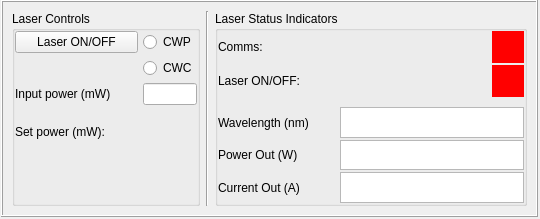
<?xml version="1.0" encoding="UTF-8"?>
<ui version="4.0">
 <class>LaserController</class>
 <widget class="QMainWindow" name="LaserController">
  <property name="geometry">
   <rect>
    <x>0</x>
    <y>0</y>
    <width>540</width>
    <height>219</height>
   </rect>
  </property>
  <property name="font">
   <font>
    <weight>50</weight>
    <bold>false</bold>
   </font>
  </property>
  <property name="windowTitle">
   <string notr="true">Obis Laser Controller</string>
  </property>
  <property name="toolTip">
   <string notr="true"/>
  </property>
  <property name="dockNestingEnabled">
   <bool>true</bool>
  </property>
  <widget class="QWidget" name="centralwidget">
   <widget class="QSplitter" name="splitter_3">
    <property name="geometry">
     <rect>
      <x>0</x>
      <y>0</y>
      <width>0</width>
      <height>0</height>
     </rect>
    </property>
    <property name="orientation">
     <enum>Qt::Vertical</enum>
    </property>
   </widget>
   <widget class="MyFrame" name="frame_4">
    <property name="geometry">
     <rect>
      <x>1</x>
      <y>0</y>
      <width>537</width>
      <height>217</height>
     </rect>
    </property>
    <property name="frameShape">
     <enum>QFrame::Box</enum>
    </property>
    <property name="frameShadow">
     <enum>QFrame::Raised</enum>
    </property>
    <layout class="QHBoxLayout" name="horizontalLayout_3">
     <item>
      <layout class="QHBoxLayout" name="horizontalLayout" stretch="0">
       <item>
        <widget class="QGroupBox" name="groupBox_2">
         <property name="title">
          <string>Laser Controls</string>
         </property>
         <layout class="QGridLayout" name="gridLayout_4">
          <property name="leftMargin">
           <number>0</number>
          </property>
          <property name="topMargin">
           <number>0</number>
          </property>
          <property name="rightMargin">
           <number>0</number>
          </property>
          <property name="bottomMargin">
           <number>0</number>
          </property>
          <property name="spacing">
           <number>5</number>
          </property>
          <item row="0" column="2">
           <widget class="QRadioButton" name="sel_const_pow">
            <property name="sizePolicy">
             <sizepolicy hsizetype="Fixed" vsizetype="Fixed">
              <horstretch>0</horstretch>
              <verstretch>0</verstretch>
             </sizepolicy>
            </property>
            <property name="text">
             <string>CWP</string>
            </property>
           </widget>
          </item>
          <item row="0" column="0" colspan="2">
           <widget class="MyPushButton" name="pushButton">
            <property name="sizePolicy">
             <sizepolicy hsizetype="Fixed" vsizetype="Fixed">
              <horstretch>0</horstretch>
              <verstretch>0</verstretch>
             </sizepolicy>
            </property>
            <property name="minimumSize">
             <size>
              <width>123</width>
              <height>22</height>
             </size>
            </property>
            <property name="text">
             <string>Laser ON/OFF</string>
            </property>
           </widget>
          </item>
          <item row="2" column="0" colspan="2">
           <widget class="MyLabel" name="power_level_label">
            <property name="text">
             <string>Input power (mW)</string>
            </property>
           </widget>
          </item>
          <item row="4" column="0">
           <widget class="MyLabel" name="power_preset_display">
            <property name="minimumSize">
             <size>
              <width>0</width>
              <height>27</height>
             </size>
            </property>
            <property name="text">
             <string/>
            </property>
           </widget>
          </item>
          <item row="1" column="2">
           <widget class="QRadioButton" name="sel_const_cur">
            <property name="sizePolicy">
             <sizepolicy hsizetype="Fixed" vsizetype="Fixed">
              <horstretch>0</horstretch>
              <verstretch>0</verstretch>
             </sizepolicy>
            </property>
            <property name="text">
             <string>CWC</string>
            </property>
           </widget>
          </item>
          <item row="3" column="0" colspan="2">
           <widget class="MyLabel" name="power_preset_label">
            <property name="sizePolicy">
             <sizepolicy hsizetype="Preferred" vsizetype="Preferred">
              <horstretch>0</horstretch>
              <verstretch>0</verstretch>
             </sizepolicy>
            </property>
            <property name="text">
             <string>Set power (mW):</string>
            </property>
           </widget>
          </item>
          <item row="2" column="2">
           <widget class="MyQLineEdit" name="power_input_field"/>
          </item>
         </layout>
        </widget>
       </item>
      </layout>
     </item>
     <item>
      <widget class="Line" name="line">
       <property name="orientation">
        <enum>Qt::Vertical</enum>
       </property>
      </widget>
     </item>
     <item>
      <widget class="QGroupBox" name="groupBox">
       <property name="title">
        <string>Laser Status Indicators</string>
       </property>
       <layout class="QGridLayout" name="gridLayout">
        <property name="leftMargin">
         <number>0</number>
        </property>
        <property name="topMargin">
         <number>0</number>
        </property>
        <property name="rightMargin">
         <number>0</number>
        </property>
        <property name="bottomMargin">
         <number>0</number>
        </property>
        <property name="spacing">
         <number>2</number>
        </property>
        <item row="3" column="0" colspan="3">
         <widget class="MyLabel" name="wavelength_label">
          <property name="sizePolicy">
           <sizepolicy hsizetype="Preferred" vsizetype="Preferred">
            <horstretch>0</horstretch>
            <verstretch>0</verstretch>
           </sizepolicy>
          </property>
          <property name="text">
           <string>Wavelength (nm)</string>
          </property>
         </widget>
        </item>
        <item row="1" column="4">
         <widget class="MyIndicator" name="laser_onoff">
          <property name="sizePolicy">
           <sizepolicy hsizetype="Fixed" vsizetype="Fixed">
            <horstretch>0</horstretch>
            <verstretch>0</verstretch>
           </sizepolicy>
          </property>
          <property name="minimumSize">
           <size>
            <width>32</width>
            <height>32</height>
           </size>
          </property>
          <property name="maximumSize">
           <size>
            <width>32</width>
            <height>32</height>
           </size>
          </property>
          <property name="styleSheet">
           <string notr="true">QLabel{background-color: red;}</string>
          </property>
          <property name="text">
           <string/>
          </property>
          <property name="alignment">
           <set>Qt::AlignCenter</set>
          </property>
         </widget>
        </item>
        <item row="4" column="3" colspan="2">
         <widget class="MyTextBrowser" name="int_display">
          <property name="sizePolicy">
           <sizepolicy hsizetype="Preferred" vsizetype="Preferred">
            <horstretch>0</horstretch>
            <verstretch>0</verstretch>
           </sizepolicy>
          </property>
          <property name="minimumSize">
           <size>
            <width>70</width>
            <height>24</height>
           </size>
          </property>
          <property name="lineWidth">
           <number>1</number>
          </property>
         </widget>
        </item>
        <item row="1" column="0" colspan="2">
         <widget class="MyLabel" name="laser_label">
          <property name="sizePolicy">
           <sizepolicy hsizetype="Preferred" vsizetype="Preferred">
            <horstretch>0</horstretch>
            <verstretch>0</verstretch>
           </sizepolicy>
          </property>
          <property name="text">
           <string>Laser ON/OFF:</string>
          </property>
         </widget>
        </item>
        <item row="3" column="3" colspan="2">
         <widget class="MyTextBrowser" name="wlength_display">
          <property name="sizePolicy">
           <sizepolicy hsizetype="Preferred" vsizetype="Preferred">
            <horstretch>0</horstretch>
            <verstretch>0</verstretch>
           </sizepolicy>
          </property>
          <property name="minimumSize">
           <size>
            <width>70</width>
            <height>24</height>
           </size>
          </property>
          <property name="lineWidth">
           <number>1</number>
          </property>
         </widget>
        </item>
        <item row="0" column="4">
         <widget class="MyIndicator" name="comms_onoff">
          <property name="enabled">
           <bool>true</bool>
          </property>
          <property name="sizePolicy">
           <sizepolicy hsizetype="Preferred" vsizetype="Preferred">
            <horstretch>0</horstretch>
            <verstretch>0</verstretch>
           </sizepolicy>
          </property>
          <property name="minimumSize">
           <size>
            <width>32</width>
            <height>32</height>
           </size>
          </property>
          <property name="maximumSize">
           <size>
            <width>20</width>
            <height>32</height>
           </size>
          </property>
          <property name="styleSheet">
           <string notr="true">QLabel{background-color: red;}</string>
          </property>
          <property name="text">
           <string/>
          </property>
          <property name="alignment">
           <set>Qt::AlignCenter</set>
          </property>
         </widget>
        </item>
        <item row="4" column="0" colspan="3">
         <widget class="MyLabel" name="int_display_2">
          <property name="sizePolicy">
           <sizepolicy hsizetype="Preferred" vsizetype="Preferred">
            <horstretch>0</horstretch>
            <verstretch>0</verstretch>
           </sizepolicy>
          </property>
          <property name="minimumSize">
           <size>
            <width>120</width>
            <height>0</height>
           </size>
          </property>
          <property name="text">
           <string>Power Out (W)  </string>
          </property>
         </widget>
        </item>
        <item row="0" column="0">
         <widget class="MyLabel" name="comms_label">
          <property name="sizePolicy">
           <sizepolicy hsizetype="Preferred" vsizetype="Preferred">
            <horstretch>0</horstretch>
            <verstretch>0</verstretch>
           </sizepolicy>
          </property>
          <property name="text">
           <string>Comms:</string>
          </property>
         </widget>
        </item>
        <item row="5" column="0" colspan="2">
         <widget class="MyLabel" name="cur_label">
          <property name="sizePolicy">
           <sizepolicy hsizetype="Preferred" vsizetype="Preferred">
            <horstretch>0</horstretch>
            <verstretch>0</verstretch>
           </sizepolicy>
          </property>
          <property name="text">
           <string>Current Out (A)</string>
          </property>
         </widget>
        </item>
        <item row="0" column="1" colspan="3">
         <spacer name="horizontalSpacer">
          <property name="orientation">
           <enum>Qt::Horizontal</enum>
          </property>
          <property name="sizeHint" stdset="0">
           <size>
            <width>40</width>
            <height>20</height>
           </size>
          </property>
         </spacer>
        </item>
        <item row="1" column="2" colspan="2">
         <spacer name="horizontalSpacer_2">
          <property name="orientation">
           <enum>Qt::Horizontal</enum>
          </property>
          <property name="sizeHint" stdset="0">
           <size>
            <width>71</width>
            <height>20</height>
           </size>
          </property>
         </spacer>
        </item>
        <item row="5" column="3" colspan="2">
         <widget class="MyTextBrowser" name="cur_display">
          <property name="sizePolicy">
           <sizepolicy hsizetype="Preferred" vsizetype="Preferred">
            <horstretch>0</horstretch>
            <verstretch>0</verstretch>
           </sizepolicy>
          </property>
          <property name="minimumSize">
           <size>
            <width>70</width>
            <height>24</height>
           </size>
          </property>
          <property name="lineWidth">
           <number>1</number>
          </property>
         </widget>
        </item>
        <item row="2" column="2">
         <spacer name="verticalSpacer_2">
          <property name="orientation">
           <enum>Qt::Vertical</enum>
          </property>
          <property name="sizeType">
           <enum>QSizePolicy::Fixed</enum>
          </property>
          <property name="sizeHint" stdset="0">
           <size>
            <width>20</width>
            <height>8</height>
           </size>
          </property>
         </spacer>
        </item>
       </layout>
      </widget>
     </item>
    </layout>
   </widget>
  </widget>
 </widget>
 <customwidgets>
  <customwidget>
   <class>MyLabel</class>
   <extends>QLabel</extends>
   <header location="global">BaseClasses.py</header>
  </customwidget>
  <customwidget>
   <class>MyQLineEdit</class>
   <extends>QLineEdit</extends>
   <header location="global">BaseClasses.py</header>
  </customwidget>
  <customwidget>
   <class>MyPushButton</class>
   <extends>QPushButton</extends>
   <header location="global">Graphics.BaseClasses</header>
  </customwidget>
  <customwidget>
   <class>MyIndicator</class>
   <extends>QLabel</extends>
   <header location="global">Graphics.BaseClasses</header>
  </customwidget>
  <customwidget>
   <class>MyFrame</class>
   <extends>QFrame</extends>
   <header location="global">Graphics.BaseClasses</header>
   <container>1</container>
  </customwidget>
  <customwidget>
   <class>MyTextBrowser</class>
   <extends>QTextBrowser</extends>
   <header location="global">Graphics.BaseClasses</header>
  </customwidget>
 </customwidgets>
 <resources/>
 <connections/>
</ui>
